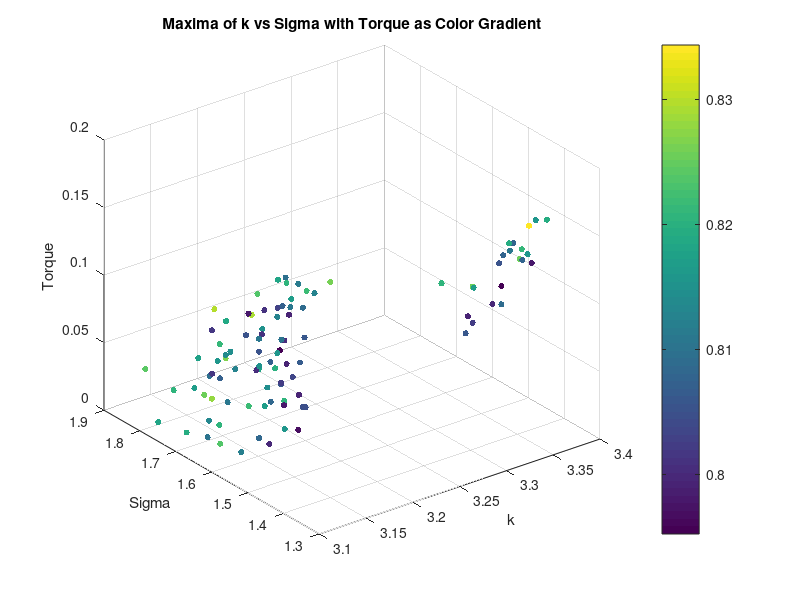
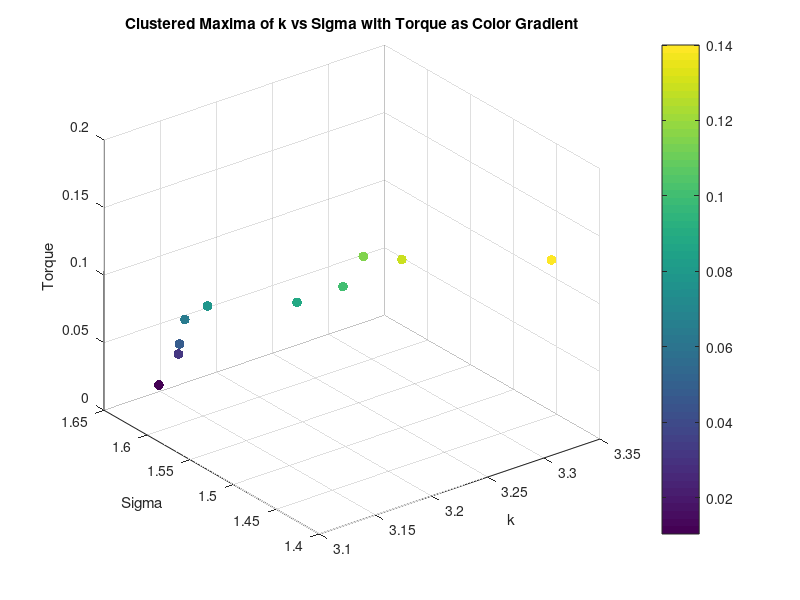
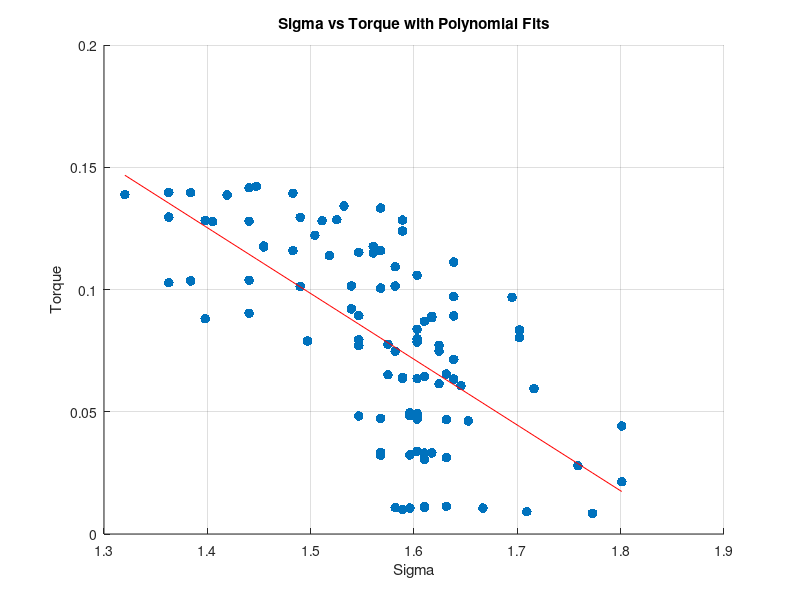
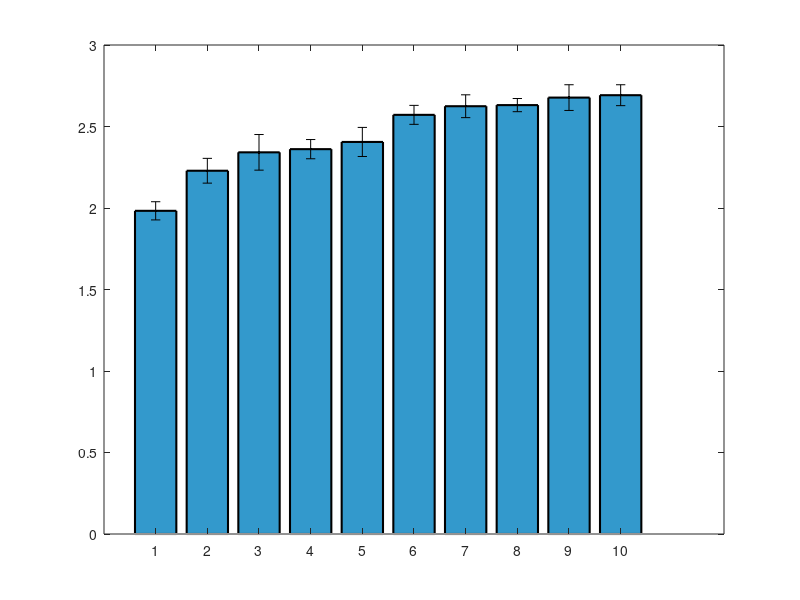

Here is the MATLAB script that generated these plots, in order: (Note: this script raises an error after producing the figures.)
clear all;
close all;


%% Torque Analysis
load('maxima_data.mat');
scatter3(maxima_k, maxima_sigma, torque_values, 20, maxima_corr, 'filled');
xlabel('k');
ylabel('Sigma');
zlabel('Torque');
title('Maxima of k vs Sigma with Torque as Color Gradient');
colorbar;
grid on;
% K means clustering of torque into 10 clusters, taking mean of each cluster k, sigma and corr too
[cluster_idx, cluster_centers] = kmeans(torque_values', 10);
% Take the mean of each cluster
torque_means = zeros(10, 1);
sigma_means = zeros(10, 1);
sigma_stds = zeros(10, 1);
k_means = zeros(10, 1);
corr_means = zeros(10, 1);
for i = 1:10
    torque_means(i) = mean(torque_values(cluster_idx == i));
    sigma_means(i) = mean(maxima_sigma(cluster_idx == i));
    k_means(i) = mean(maxima_k(cluster_idx == i));
    corr_means(i) = mean(maxima_corr(cluster_idx == i));
    sigma_stds(i) = std(maxima_sigma(cluster_idx == i));
end
% Plot the clusters
figure;
scatter3(k_means, sigma_means, torque_means, 50, torque_means, 'filled');
xlabel('k');
ylabel('Sigma');
zlabel('Torque');
title('Clustered Maxima of k vs Sigma with Torque as Color Gradient');
colorbar;
grid on;
% Ensure data is sorted for polyfit
[sigma_sorted, sort_idx] = sort(maxima_sigma);
torque_sorted = torque_values(sort_idx);
% Display correlation between torque and sigma
disp('Correlation between Torque and Sigma:');
disp(corr(torque_sorted', sigma_sorted'));
% Display correlation between torque and sigma^2
disp('Correlation between Torque and Sigma^2:');
disp(corr(torque_sorted', sigma_sorted'.^2));
% Polyfit for sigma vs torque (order 1 and 2)
p1_sigma = polyfit(sigma_sorted, torque_sorted, 1);
% Calculate fitted values and normalized MSE for sigma vs torque
fitted_torque_p1_sigma = polyval(p1_sigma, sigma_sorted);
mse_p1_sigma = mean((torque_sorted - fitted_torque_p1_sigma).^2);
nmse_p1_sigma = mse_p1_sigma / var(torque_sorted);
% Display results for sigma vs torque
disp('Sigma vs Torque:');
disp(['Order 1 nMSE: ', num2str(nmse_p1_sigma)]);
%display correlation between torque and sigma
% Plot for sigma vs torque with polynomial fits (first instance)
figure;
scatter(sigma_sorted, torque_sorted, 50, 'filled','DisplayName', 'Data');
hold on;
plot(sigma_sorted, fitted_torque_p1_sigma, '-r', 'DisplayName', ...
    ['Order 1 Fit: y = ', num2str(p1_sigma(1)), 'x + ', num2str(p1_sigma(2)), ...
    ', nMSE = ', num2str(nmse_p1_sigma)]);
xlabel('Sigma');
ylabel('Torque');
title('Sigma vs Torque with Polynomial Fits');
grid on;

%Plot means of sigma as bar plot with variance as error bars
figure;
[sorted_sigma_means,idx] = sort(sigma_means);
sorted_sigma_stds = sigma_stds(idx);
bar(sorted_sigma_means.^2, 'FaceColor', [0.2 0.6 0.8], 'EdgeColor', 'k', 'LineWidth', 1.5);
% Set the x-ticks to the cluster indices
hold on;
errorbar(sorted_sigma_means.^2,sorted_sigma_stds, 'k.', 'LineWidth', 1.5);
ylim([1.95 2.85]);

xlabel('Torque Number');
ylabel('Mean Sigma^2');
% % Ensure data is sorted for polyfit
% [sigma_sorted, sort_idx] = sort(sigma_means);
% torque_sorted = torque_means(sort_idx);
% %Display correlation between torque and sigma
% disp('Correlation between Torque and Sigma:');
% disp(corr(torque_sorted, sigma_sorted));
% %Display correlation between torque and sigma^2
% disp('Correlation between Torque and Sigma^2:');
% disp(corr(torque_sorted, sigma_sorted.^2));
% % Polyfit for sigma vs torque (order 1 and 2)
% p1_sigma = polyfit(sigma_sorted, torque_sorted, 1);
% p2_sigma = polyfit(sigma_sorted, torque_sorted, 2);
% % Calculate zitted values and normalized MSE for sigma vs torque
% fitted_torque_p1_sigma = polyval(p1_sigma, sigma_sorted);
% fitted_torque_p2_sigma = polyval(p2_sigma, sigma_sorted);
% mse_p1_sigma = mean((torque_sorted - fitted_torque_p1_sigma).^2);
% mse_p2_sigma = mean((torque_sorted - fitted_torque_p2_sigma).^2);
% nmse_p1_sigma = mse_p1_sigma / var(torque_sorted);
% nmse_p2_sigma = mse_p2_sigma / var(torque_sorted);
% % Display results for sigma vs torque
% disp('Sigma vs Torque:');
% disp(['Order 1 nMSE: ', num2str(nmse_p1_sigma)]);
% disp(['Order 2 nMSE: ', num2str(nmse_p2_sigma)]);
% % Plot for sigma vs torque with polynomial fits (second instance)
% figure;
% scatter(sigma_sorted, torque_sorted, 50, 'filled', 'DisplayName', 'Data');
% hold on;
% % plot(sigma_sorted, fitted_torque_p1_sigma, '-r', 'DisplayName', ...
% %     ['Order 1 Fit: y = ', num2str(p1_sigma(1)), 'x + ', num2str(p1_sigma(2)), ...
% %     ', nMSE = ', num2str(nmse_p1_sigma)]);
% % plot(sigma_sorted, fitted_torque_p2_sigma, '--g', 'DisplayName', ...
% %     ['Order 2 Fit: y = ', num2str(p2_sigma(1)), 'x^2 + ', num2str(p2_sigma(2)), ...
% %     'x + ', num2str(p2_sigma(3)), ', nMSE = ', num2str(nmse_p2_sigma)]);
% xlabel('Sigma');
% ylabel('Torque');
% title('Sigma vs Torque with Polynomial Fits');
% grid on;



% %% Diameter Analysis
% % Saved as diameter_value, k_values(max_k_idx), sigma_values(max_sigma_idx), max_val
% load('maxima_data_Diam.mat');

% figure;
% scatter3(maxima_matrix(:, 2), maxima_matrix(:, 3), maxima_matrix(:, 1), 50, maxima_matrix(:, 1), 'filled'); 
% xlabel('k');
% ylabel('Sigma');
% zlabel('Diameter');
% title('Maxima of k vs Sigma with Diameter as Color Gradient');
% colorbar;
% grid on;

% % K vs d
% % Ensure data is sorted for polyfit
% [k_sorted, sort_idx] = sort(maxima_matrix(:, 2));
% d_sorted = maxima_matrix(sort_idx, 1);
% % Display correlation between d and k
% disp('Correlation between Diameter and k:');
% disp(corr(d_sorted, k_sorted));

% %plot for k vs diam with polynomial fits
% figure;
% scatter(k_sorted, d_sorted, 50, 'filled', 'DisplayName', 'Data');
% grid on;
% hold on;
% p1_k = polyfit(k_sorted, d_sorted, 1);
% fitted_d_p1_k = polyval(p1_k, k_sorted);
% mse_p1_k = mean((d_sorted - fitted_d_p1_k).^2);
% nmse_p1_k = mse_p1_k / var(d_sorted);
% disp('Diameter vs k:');
% disp(['Order 1 nMSE: ', num2str(nmse_p1_k)]);
% % plot(k_sorted, fitted_d_p1_k, '-r', 'DisplayName', ...
% %     ['Order 1 Fit: y = ', num2str(p1_k(1)), 'x + ', num2str(p1_k(2)), ...
% %     ', nMSE = ', num2str(nmse_p1_k)]);
% xlabel('k');
% ylabel('Diameter');
% title('k vs Diameter with Polynomial Fits');


% % Compute mean and std of sigma for each unique diameter
% unique_diameters = unique(maxima_matrix(:, 1));
% sigma_means_diameter = zeros(size(unique_diameters));
% sigma_stds_diameter = zeros(size(unique_diameters));

% for i = 1:length(unique_diameters)
%     sigma_values_for_diameter = maxima_matrix(maxima_matrix(:, 1) == unique_diameters(i), 3);
%     sigma_means_diameter(i) = mean(sigma_values_for_diameter);
%     sigma_stds_diameter(i) = std(sigma_values_for_diameter);
% end

% % Bar plot of mean sigma with error bars for each diameter
% figure;
% bar(unique_diameters, sigma_means_diameter, 'FaceColor', [0.2 0.6 0.8], 'EdgeColor', 'k', 'LineWidth', 1.5);
% hold on;
% errorbar(unique_diameters, sigma_means_diameter, sigma_stds_diameter, 'k.', 'LineWidth', 1.5);
% xlabel('Diameter');
% ylabel('Mean Sigma');
% title('Mean Sigma for Each Diameter with Error Bars');
% grid on;
